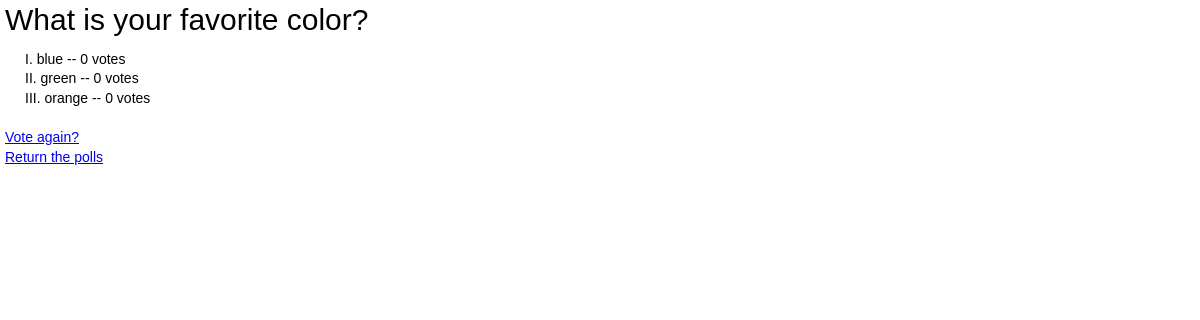
Page /polls/7/results/ on the earlier database version.
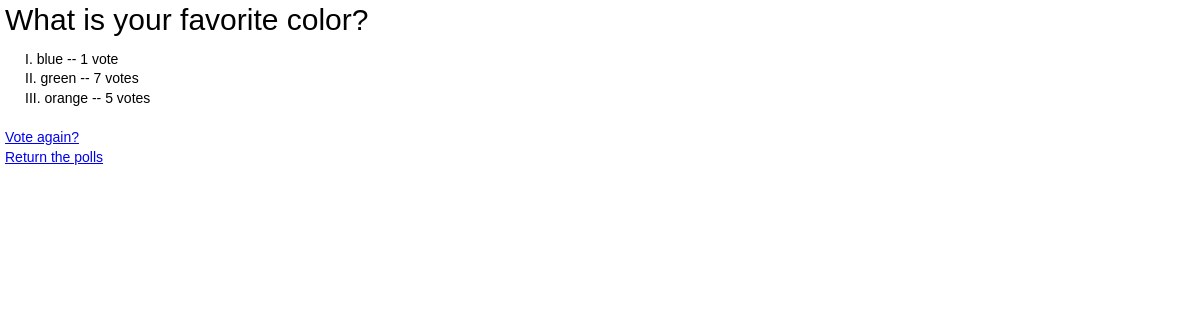
Same page on the later database version.
### polls/models.py (models this page shows, shortened)
class Choice(models.Model):
    question = models.ForeignKey(Question)
    choice_text = models.CharField(max_length=200)
    votes = models.IntegerField(default=0)

### polls/views.py (the view)
# urls.py: url(r'^(?P<pk>\d+)/results/$', views.ResultsView.as_view(), name='results'),
class ResultsView(generic.DetailView):
    model = Question
    template_name = 'polls/results.html'

### polls/templates/polls/results.html (shortened to what this page needs)
{% load staticfiles %}
<link rel="stylesheet" type="text/css" href="{% static 'polls/style.css' %}" />
<h1>{{ question.question_text }}</h1>
<ul>
{% for choice in question.choice_set.all %}
    <li>{{ choice.choice_text }} -- {{ choice.votes }} vote{{ choice.votes|pluralize }}</li>
{% endfor %}
</ul>
<a href="{% url 'polls:detail' question.id %}">Vote again?</a><br>
<a href="http://localhost:8000/polls/">Return the polls</a>

Differences in the rows shown:
changed Choice "blue": votes "0" → "1"
changed Choice "green": votes "0" → "7"
changed Choice "orange": votes "0" → "5"
